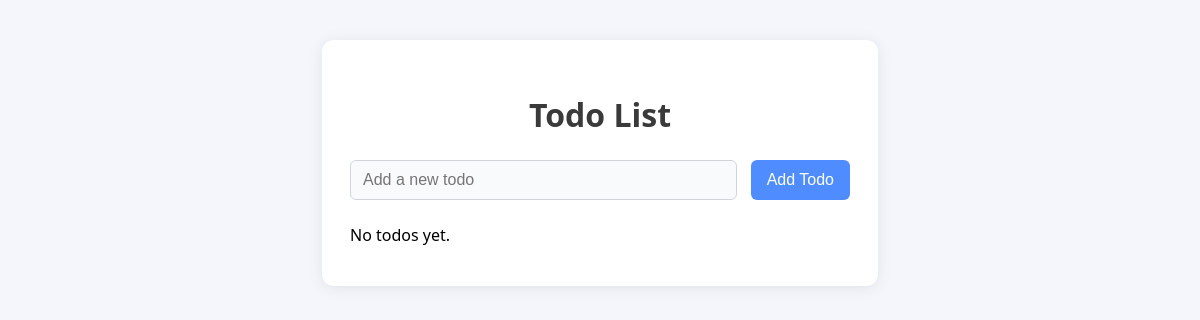
Before: / with the older database file.
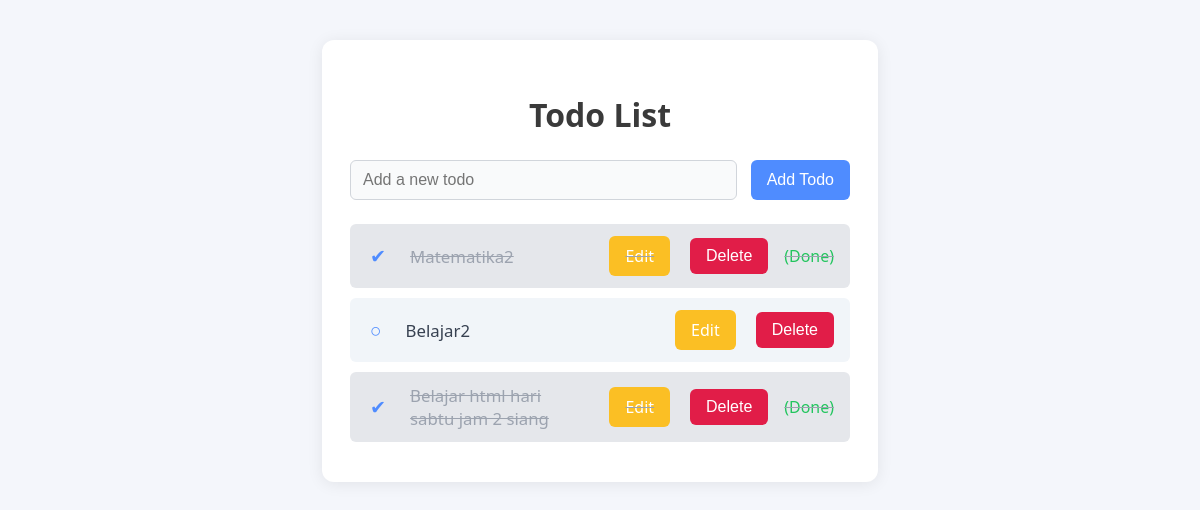
After: the same page with the newer database file.
### app/models.py (models this page shows, shortened)
class Todo(models.Model):
    title = models.CharField(max_length=255)
    completed = models.BooleanField(default=False)
    created_at = models.DateTimeField(auto_now_add=True)
    updated_at = models.DateTimeField(auto_now=True)

### app/views.py (the view)
# urls.py: path('', views.todo_list, name='todo_list'),
def todo_list(request):
    form = TodoForm()
    todos = Todo.objects.all()
    return render(request, 'todo_list.html', {'todos': todos, 'form': form})

### app/forms.py
class TodoForm(forms.ModelForm):
    class Meta:
        model = Todo
        fields = ['title']
        widgets = {
            'title': forms.TextInput(attrs={'placeholder': 'Add a new todo', 'class': 'form-control'})
        }

### app/templates/todo_list.html (shortened to what this page needs)
{% load static %}
<!DOCTYPE html>
<html>
<head>
    <link rel="stylesheet" type="text/css" href="{% static 'todo.css' %}">
</head>
<body>
    <div class="container">
        <h1>Todo List</h1>
        {% if edit_id %}
            <form method="post" action="{% url 'todo_update' edit_id %}" class="todo-form">
                {% csrf_token %}
                {{ form.title }}
                <button type="submit" class="btn btn-update">Update</button>
                <a href="/" class="btn btn-cancel">Cancel</a>
            </form>
        {% else %}
            <form method="post" action="{% url 'todo_add' %}" class="todo-form">
                {{ form.title }}
                <button type="submit" class="btn btn-add">Add Todo</button>
            </form>
        {% endif %}
        <ul class="todo-list">
            {% for todo in todos %}
                <li class="todo-item{% if todo.completed %} done{% endif %}">
                    <form method="post" action="{% url 'todo_toggle' todo.pk %}" class="inline-form">
                        <button type="submit" class="toggle-btn" title="Toggle completed">{% if todo.completed %}✔{% else %}○{% endif %}</button>
                    </form>
                    <span class="todo-title">{{ todo.title }}</span>
                    <a href="{% url 'todo_update' todo.pk %}" class="btn btn-edit">Edit</a>
                    <form method="post" action="{% url 'todo_delete' todo.pk %}" class="inline-form">
                        <button type="submit" class="btn btn-delete" title="Delete">Delete</button>
                    </form>
                    {% if todo.completed %}<span class="done-label">(Done)</span>{% endif %}
                </li>
            {% empty %}
                <li>No todos yet.</li>
            {% endfor %}
        </ul>
    </div>
</body>
</html>

### app/static/todo.css (style rules this page uses)
body { font-family: 'Segoe UI', Arial, sans-serif; background: #f4f6fb; margin: 0; padding: 0; }
.container { max-width: 500px; margin: 40px auto; background: #fff; border-radius: 12px; box-shadow: 0 2px 16px rgba(0,0,0,0.08); padding: 32px 28px 24px 28px; }
h1 { text-align: center; color: #3a3a3a; margin-bottom: 24px; }
.todo-form { display: flex; gap: 8px; margin-bottom: 24px; }
.todo-form input[type="text"] { flex: 1; padding: 10px 12px; border: 1px solid #d1d5db; border-radius: 6px; font-size: 1rem; background: #f9fafb; }
.btn { border: none; border-radius: 6px; padding: 9px 16px; font-size: 1rem; cursor: pointer; margin-left: 6px; transition: background 0.2s, color 0.2s; text-decoration: none; display: inline-block; }
.btn-add { background: #4f8cff; color: #fff; }
.btn-edit { background: #fbbf24; color: #fff; margin-left: 12px; }
.btn-delete { background: #e11d48; color: #fff; margin-left: 12px; }
.todo-list { list-style: none; padding: 0; }
.todo-item { background: #f1f5f9; margin-bottom: 10px; padding: 12px 16px; border-radius: 6px; display: flex; align-items: center; font-size: 1.05rem; color: #374151; gap: 8px; }
.todo-item.done { text-decoration: line-through; color: #9ca3af; background: #e5e7eb; }
.inline-form { display: inline; margin: 0; padding: 0; }
.toggle-btn { background: none; border: none; font-size: 1.2rem; margin-right: 8px; color: #4f8cff; cursor: pointer; padding: 0 4px; transition: color 0.2s; }
.done-label { color: #22c55e; margin-left: 8px; font-size: 0.95em; }
.todo-title { flex: 1; margin-left: 4px; }

Changed rows visible on the page:
added Todo: title "Matematika2", completed "(Done)"
added Todo: title "Belajar2", completed False (drawn)
added Todo: title "Belajar html hari sabtu jam 2 siang", completed "(Done)"
Other visible differences:
text no longer shown: "No todos yet."
